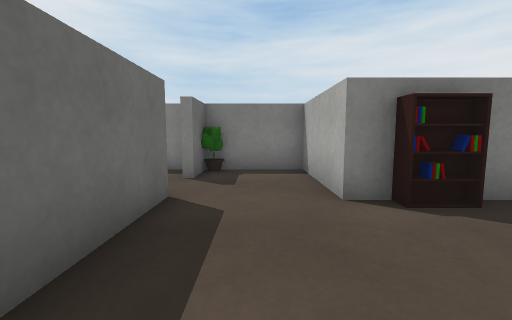
View 1 (above)

14 first-person views from a walk through a 3-D level made in the Unity game engine. The camera is 0.54 m above the floor, tilts 6° down and sees 90° across. The floor is counted in squares, 0.5 m on a side. Each view is taken from the middle of a square. On the plan, view 1 faces up. The plan holds only what a view shows up to about 11 squares ahead; the rest is blank. Some animated figures are left out. Surface patterns are stand-ins for the level's own textures.

View 2
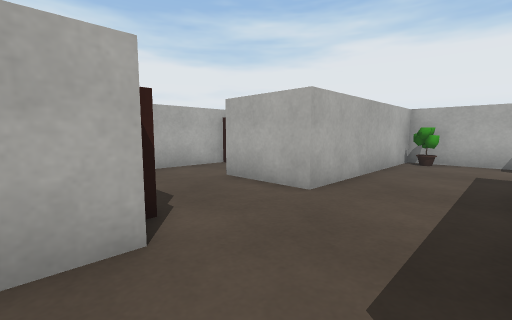

View 3
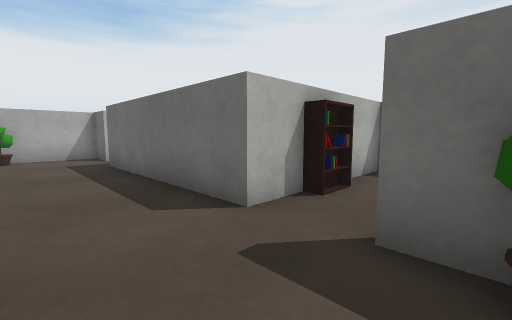

View 4
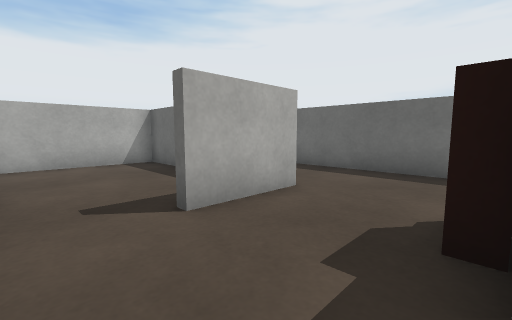

View 5
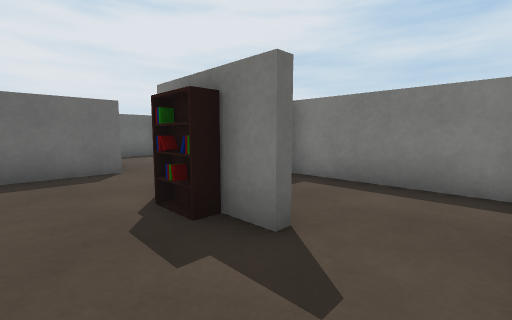

View 6
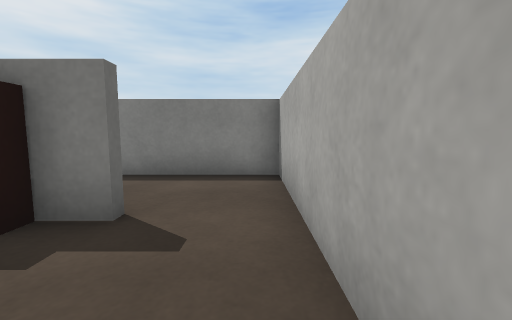

View 7
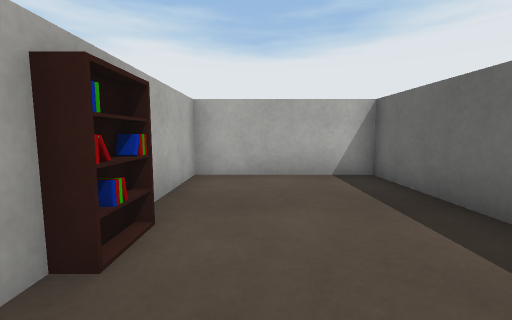

View 8
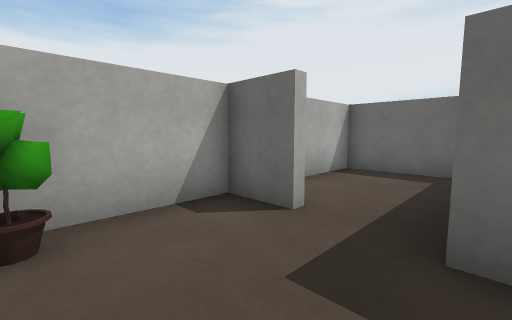

View 9
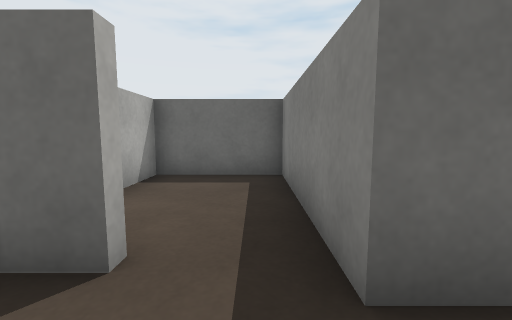

View 10
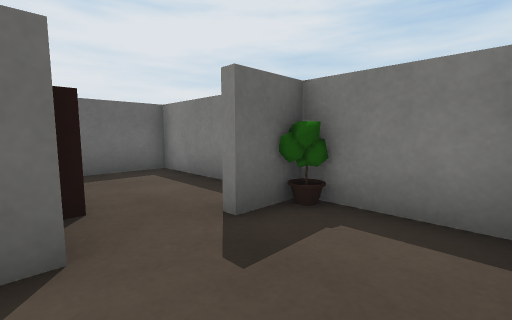

View 11
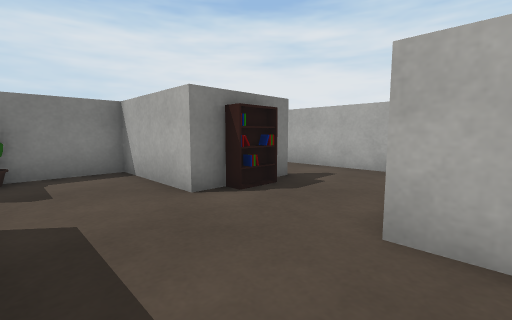

View 12
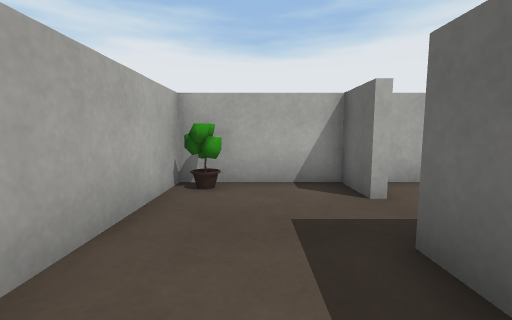

View 13
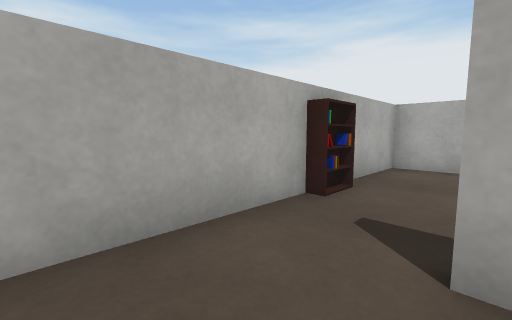

View 14
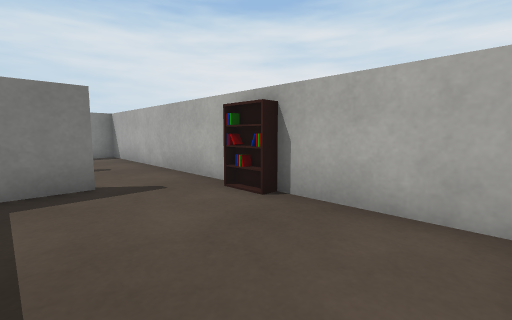

### Floor plan
Points are (right, up) in squares from view 1. A wall is a line through its corners. A room is listed if a view was taken in it or the views show most of it. See-through windows are left out.
Room 1 (views 1, 2, 3, 8, 9, 10, 11, 12)
walls: (-1.9, -4.1) (-1.9, -5.6) (1.7, -5.6) (1.7, 0.9); (-3.1, 4.3) (-1.5, 4.3) (-1.5, -2.3) (-6.6, -2.3) (-6.6, -5.6) (-2.9, -5.6); (2.6, 4.1) (1.4, 4.1) (1.4, 7.6) (-1.5, 7.6) (-1.5, 6.1) (-1.9, 6.1); (-2.1, 7.6) (-6.6, 7.6) (-6.6, 4.3) (-4.9, 4.3)
ways out: opening at (2, 2.5) to room 2
objects: other object (-4, 5) to (-3, 5); other object (-1, 7); other object (1, -5)
Room 2 (views 4, 5, 13)
walls: (4.2, 4.1) (2.6, 4.1); (6.6, 1.6) (6.6, 7.6) (1.8, 7.6); (1.7, 0.9) (4.2, 0.9)
ways out: opening at (2, 2.5) to room 1; opening at (5.5, 1) to room 3
objects: other object (3, 4)
Room 3 (views 6, 7, 14)
walls: (4.2, 0.6) (2.9, 0.6); (2, -1.9) (2, -5.6) (6.6, -5.6) (6.6, 1.6)
ways out: opening at (5.5, 1) to room 2
objects: other object (6, -2) to (6, -1)

Positions as (right, up) in squares from view 1, and headings:
1: (0, 0), facing up
2: (-1, 5), facing down-right
3: (1, 7), facing down-left
4: (6, 4), facing down-left
5: (6, 2), facing up-left
6: (6, 1), facing up
7: (5, 1), facing down
8: (1, -2), facing down-left
9: (0, -3), facing left
10: (1, 4), facing up-left
11: (-1, 0), facing up-right
12: (0, 0), facing down
13: (4, 3), facing down-right
14: (3, -5), facing up-right
